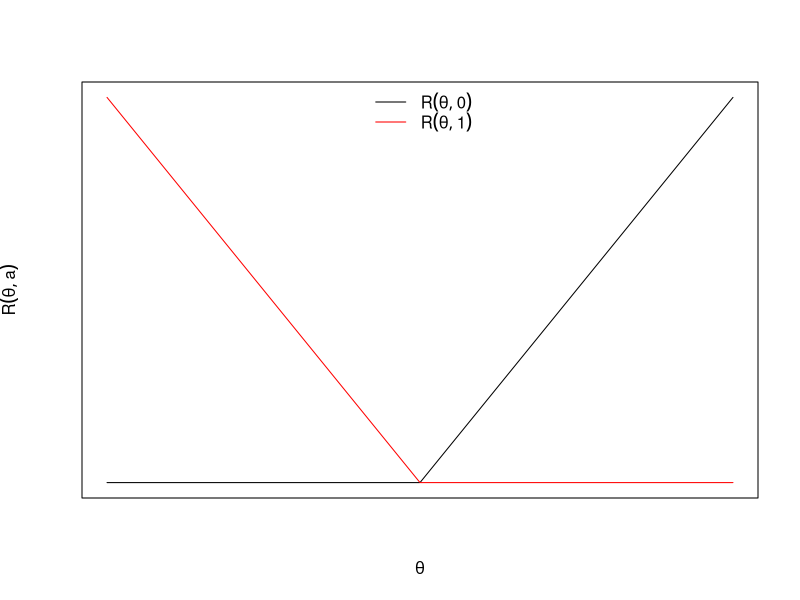
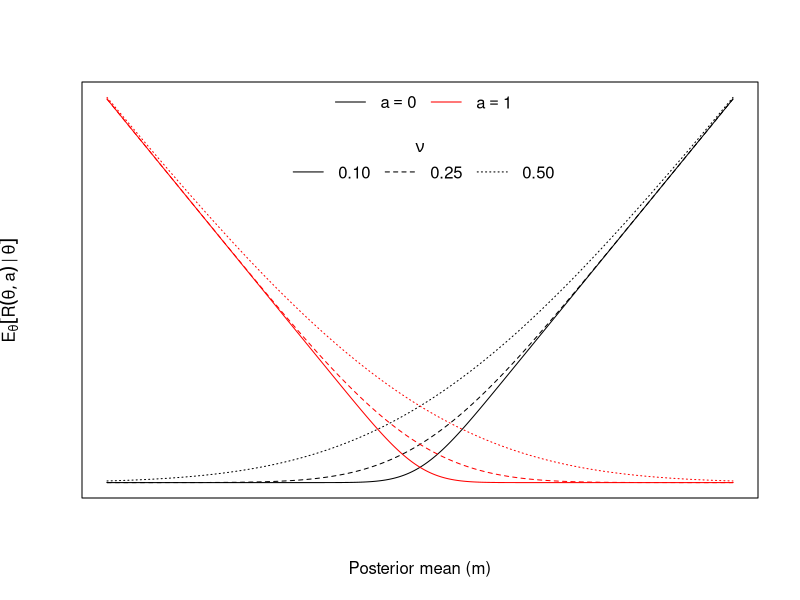
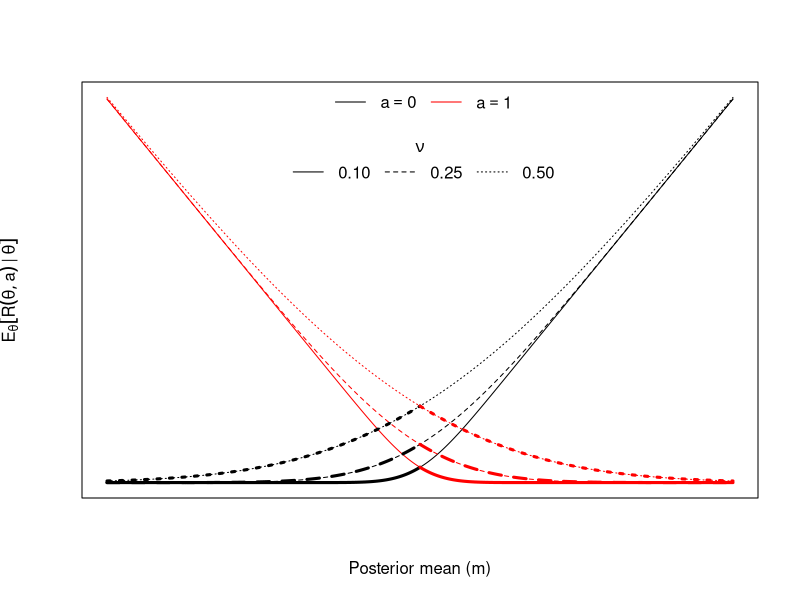
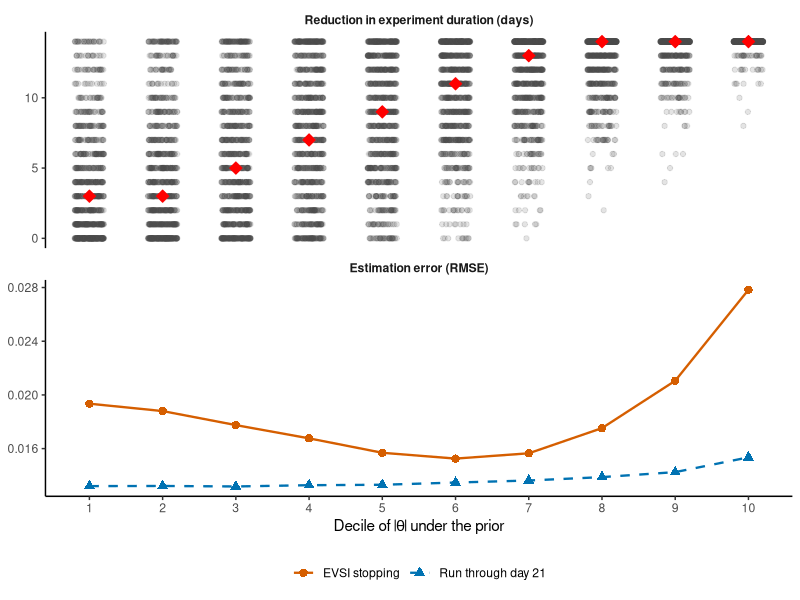

Recreate these plots in R, in order.
## ---- chunk 1
#| label: fig-regret
#| fig-cap: 'Regret as a function of the treatment effect $\theta$. The black curve corresponds to retaining the control ($a=0$), and the red curve corresponds to shipping the variant ($a=1$).'

R <- function(theta, a) {
  pmax(0, (1 - 2 * a) * theta)
}

theta <- seq(-1, 1, length.out = 1000)
plot(
  theta,
  R(theta, 0),
  type = "l",
  xaxt = "n",
  yaxt = "n",
  xlab = expression(theta),
  ylab = expression(R(theta, a))
)
lines(theta, R(theta, 1), col = "red")
legend(
  "top",
  legend = expression(R(theta, 0), R(theta, 1)),
  col = c("black", "red"),
  lty = 1,
  bty = "n"
)
## ---- chunk 2
#| label: fig-expected-regret
#| fig-cap: 'Posterior expected regret as a function of the posterior mean $m$. Black curves correspond to retaining the control ($a=0$), red curves correspond to shipping the variant ($a=1$), and line type indicates $\nu \in \{0.10, 0.25, 0.50\}$. Posterior averaging smooths the kink in the pointwise regret curves.'

expected_regret <- function(m, nu, a) {
  pmax(
    0,
    -a * m + nu * dnorm(m / nu) + m * pnorm(m / nu)
  )
}

nu_values <- c(0.10, 0.25, 0.50)
line_types <- seq_along(nu_values)
m <- seq(-1, 1, length.out = 1000)

regret_values <- unlist(lapply(nu_values, function(nu_value) {
  c(
    expected_regret(m, nu_value, 0),
    expected_regret(m, nu_value, 1)
  )
}))

plot(
  m,
  expected_regret(m, nu_values[[1]], 0),
  type = "n",
  xaxt = "n",
  yaxt = "n",
  ylim = c(0, max(regret_values)),
  xlab = "Posterior mean (m)",
  ylab = expression(
    E[theta] * group("[", R(theta, a)~"|"~hat(theta), "]")
  )
)

for (nu_index in seq_along(nu_values)) {
  nu_value <- nu_values[[nu_index]]
  line_type <- line_types[[nu_index]]

  lines(
    m,
    expected_regret(m, nu_value, 0),
    col = "black",
    lty = line_type
  )
  lines(
    m,
    expected_regret(m, nu_value, 1),
    col = "red",
    lty = line_type
  )
}

legend(
  "top",
  legend = expression(a == 0, a == 1),
  col = c("black", "red"),
  lty = 1,
  horiz = TRUE,
  bty = "n"
)
legend(
  "top",
  legend = format(nu_values, nsmall = 2),
  title = expression(nu),
  col = "black",
  lty = line_types,
  horiz = TRUE,
  inset = c(0, 0.12),
  bty = "n"
)
## ---- chunk 3
#| label: fig-evpi-envelope
#| fig-cap: 'EVPI as the lower envelope of posterior expected regret. Black curves correspond to retaining the control ($a=0$), red curves correspond to shipping the variant ($a=1$), and line type indicates $\nu \in \{0.10, 0.25, 0.50\}$. The thicker segments trace the lower envelope for each value of $\nu$.'

m_evpi <- seq(-1, 1, length.out = 1001)

evpi_regret_values <- unlist(lapply(nu_values, function(nu_value) {
  c(
    expected_regret(m_evpi, nu_value, 0),
    expected_regret(m_evpi, nu_value, 1)
  )
}))

plot(
  m_evpi,
  expected_regret(m_evpi, nu_values[[1]], 0),
  type = "n",
  xaxt = "n",
  yaxt = "n",
  ylim = c(0, max(evpi_regret_values)),
  xlab = "Posterior mean (m)",
  ylab = expression(
    E[theta] * group("[", R(theta, a)~"|"~hat(theta), "]")
  )
)

control_region <- m_evpi <= 0
variant_region <- m_evpi >= 0

for (nu_index in seq_along(nu_values)) {
  nu_value <- nu_values[[nu_index]]
  line_type <- line_types[[nu_index]]
  control_regret <- expected_regret(m_evpi, nu_value, 0)
  variant_regret <- expected_regret(m_evpi, nu_value, 1)

  lines(
    m_evpi,
    control_regret,
    col = "black",
    lty = line_type
  )
  lines(
    m_evpi,
    variant_regret,
    col = "red",
    lty = line_type
  )
  lines(
    m_evpi[control_region],
    control_regret[control_region],
    col = "black",
    lty = line_type,
    lwd = 3
  )
  lines(
    m_evpi[variant_region],
    variant_regret[variant_region],
    col = "red",
    lty = line_type,
    lwd = 3
  )
}

legend(
  "top",
  legend = expression(a == 0, a == 1),
  col = c("black", "red"),
  lty = 1,
  horiz = TRUE,
  bty = "n"
)
legend(
  "top",
  legend = format(nu_values, nsmall = 2),
  title = expression(nu),
  col = "black",
  lty = line_types,
  horiz = TRUE,
  inset = c(0, 0.12),
  bty = "n"
)
## ---- chunk 4
#| label: fig-evsi-simulation
#| fig-cap: 'Operating characteristics of the EVSI stopping rule by decile of the simulated absolute treatment effect. The upper panel shows a stratified sample of 10,000 simulations with horizontal-only jitter. Red diamonds show decile medians calculated from all simulations. The lower panel compares the RMSE under EVSI stopping with the RMSE if every experiment continued through day 21; the vertical gap is the estimation cost of stopping early. Both RMSE curves use all simulations. Decile 1 contains effects closest to zero and decile 10 contains the largest effects.'
#| fig-width: 8
#| fig-height: 8

library(MASS)
library(ggplot2)

set.seed(20260816)

nsims <- 1000000
prior_sd <- 0.05
theta_sim <- rnorm(nsims, 0, prior_sd)

# Calibrate the final standard error using frequentist power
average_abs_effect <- prior_sd * sqrt(2 / pi)
alpha <- 0.05
target_power <- 0.80
critical_value <- qnorm(1 - alpha / 2)

power_given_se <- function(se, effect = average_abs_effect) {
  noncentrality <- effect / se

  pnorm(-critical_value, mean = noncentrality) +
    pnorm(critical_value, mean = noncentrality, lower.tail = FALSE)
}

se_day_21 <- uniroot(
  function(se) power_given_se(se) - target_power,
  interval = c(1e-6, 1)
)$root

days <- 7:21
r <- days / max(days)

# Correlation of the Z-statistics at accumulating information fractions
Sigma <- outer(
  r,
  r,
  FUN = function(a, b) sqrt(pmin(a, b) / pmax(a, b))
)

# Information scale implied by 80% power at the end of day 21
I_max <- 1 / se_day_21^2
I <- I_max * r
sqrt_I <- sqrt(I)

# Simulate the sequential estimates
z_null <- mvrnorm(nsims, rep(0, length(r)), Sigma)
mean_shift <- outer(theta_sim, sqrt_I)
z <- z_null + mean_shift
theta_hat_sim <- sweep(z, MARGIN = 2, STATS = sqrt_I, FUN = "/")

# Update the Normal(0, 0.05^2) prior at each look
posterior_variance <- 1 / (1 / prior_sd^2 + I)
posterior_mean <- sweep(
  theta_hat_sim,
  MARGIN = 2,
  STATS = I * posterior_variance,
  FUN = "*"
)

evsi_threshold_fraction <- 0.001
evsi_threshold <- evsi_threshold_fraction * average_abs_effect
final_posterior_variance <- tail(posterior_variance, 1)
stop_day <- rep(max(days), nsims)
active <- rep(TRUE, nsims)

for (look in seq_len(length(days) - 1)) {
  current_mean <- posterior_mean[, look]
  omega <- sqrt(
    posterior_variance[look] - final_posterior_variance
  )
  standardized_mean <- abs(current_mean) / omega

  evsi_remaining <-
    omega * dnorm(standardized_mean) -
    abs(current_mean) * pnorm(-standardized_mean)

  stop_now <- active & evsi_remaining <= evsi_threshold

  stop_day[stop_now] <- days[look]
  active[stop_now] <- FALSE
}

days_saved <- max(days) - stop_day
stop_look <- match(stop_day, days)
posterior_mean_at_stop <- posterior_mean[
  cbind(seq_len(nsims), stop_look)
]
posterior_mean_at_day_21 <- posterior_mean[, length(days)]

decile_breaks <- quantile(abs(theta_sim), probs = 0:10 / 10)
theta_decile <- cut(
  abs(theta_sim),
  breaks = decile_breaks,
  include.lowest = TRUE,
  labels = FALSE
)

simulation_results <- data.frame(
  theta = theta_sim,
  theta_decile = factor(theta_decile, levels = 1:10),
  stop_day = stop_day,
  days_saved = days_saved,
  posterior_mean_at_stop = posterior_mean_at_stop,
  posterior_mean_at_day_21 = posterior_mean_at_day_21,
  stopping_error = posterior_mean_at_stop - theta_sim,
  day_21_error = posterior_mean_at_day_21 - theta_sim
)

decile_median_days <- tapply(
  simulation_results$days_saved,
  simulation_results$theta_decile,
  median
)

decile_rmse_stopping <- tapply(
  simulation_results$stopping_error,
  simulation_results$theta_decile,
  function(error) sqrt(mean(error^2))
)

decile_rmse_day_21 <- tapply(
  simulation_results$day_21_error,
  simulation_results$theta_decile,
  function(error) sqrt(mean(error^2))
)

metric_levels <- c(
  "Reduction in experiment duration (days)",
  "Estimation error (RMSE)"
)

# Plot at most 1,000 simulations per decile (10,000 points total)
set.seed(20260817)
plot_rows <- unlist(lapply(
  split(seq_len(nrow(simulation_results)), simulation_results$theta_decile),
  function(rows) sample(rows, min(1000, length(rows)))
))
runtime_sample <- simulation_results[plot_rows, ]

runtime_points <- data.frame(
  theta_decile = runtime_sample$theta_decile,
  value = runtime_sample$days_saved,
  metric = factor(metric_levels[[1]], levels = metric_levels)
)

runtime_medians <- data.frame(
  theta_decile = factor(1:10, levels = 1:10),
  value = as.numeric(decile_median_days),
  metric = factor(metric_levels[[1]], levels = metric_levels)
)

rmse_points <- rbind(
  data.frame(
    theta_decile = factor(1:10, levels = 1:10),
    value = as.numeric(decile_rmse_stopping),
    schedule = "EVSI stopping"
  ),
  data.frame(
    theta_decile = factor(1:10, levels = 1:10),
    value = as.numeric(decile_rmse_day_21),
    schedule = "Run through day 21"
  )
)
rmse_points$metric <- factor(metric_levels[[2]], levels = metric_levels)
rmse_points$schedule <- factor(
  rmse_points$schedule,
  levels = c("EVSI stopping", "Run through day 21")
)

ggplot() +
  geom_point(
    data = runtime_points,
    aes(x = theta_decile, y = value),
    position = position_jitter(
      width = 0.2,
      height = 0,
      seed = 20260816
    ),
    color = "grey30",
    alpha = 0.15,
    size = 1.5
  ) +
  geom_line(
    data = rmse_points,
    aes(
      x = theta_decile,
      y = value,
      color = schedule,
      linetype = schedule,
      group = schedule
    ),
    linewidth = 0.8
  ) +
  geom_point(
    data = runtime_medians,
    aes(x = theta_decile, y = value),
    shape = 23,
    fill = "red",
    color = "red",
    size = 3
  ) +
  geom_point(
    data = rmse_points,
    aes(
      x = theta_decile,
      y = value,
      color = schedule,
      shape = schedule
    ),
    size = 2.5
  ) +
  facet_wrap(
    vars(metric),
    ncol = 1,
    scales = "free_y"
  ) +
  labs(
    x = expression("Decile of " * abs(theta) * " under the prior"),
    y = NULL,
    color = NULL,
    linetype = NULL,
    shape = NULL
  ) +
  scale_color_manual(values = c("#D55E00", "#0072B2")) +
  scale_linetype_manual(values = c("solid", "dashed")) +
  scale_shape_manual(values = c(16, 17)) +
  theme_classic() +
  theme(
    strip.background = element_blank(),
    strip.text = element_text(face = "bold"),
    legend.position = "bottom"
  )
